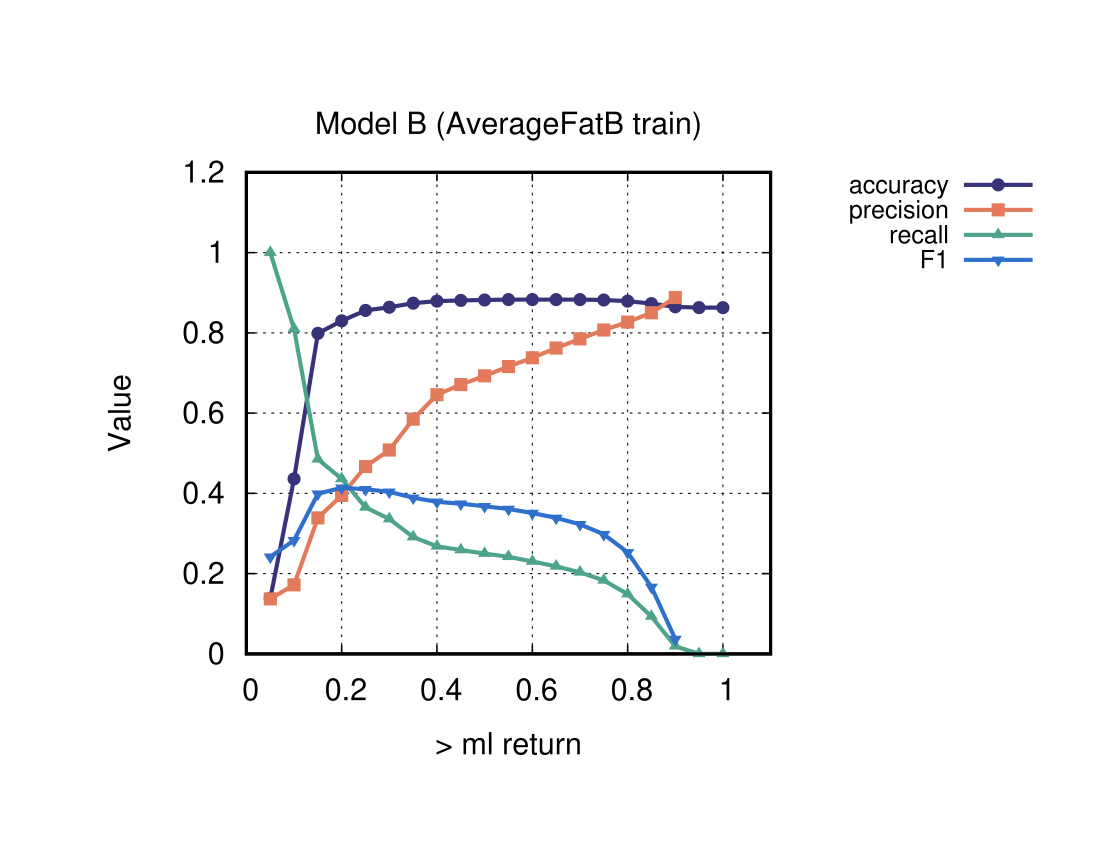

Write the gnuplot code that produced this figure.
set term post enhance color "Helvetica,26" lw 1.5
set out "|ps2pdf - ml_stats.pdf"

set title "Model B (AverageFatB train)"
set xlabel "> ml return"
set ylabel "Value"
set key outside top

plot [0:1.1][0:1.2] 'ml_stats.dat' u 1:7 every :::0::0 w linespoints tit 'accuracy',\
                '' u 1:8 every :::0::0 w linespoints tit 'precision',\
                '' u 1:9 every :::0::0 w linespoints tit 'recall',\
                '' u 1:10 every :::0::0 w linespoints tit 'F1'
